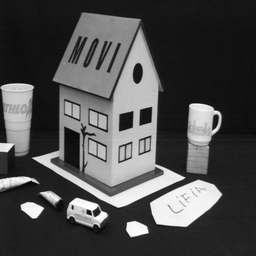
#> input picture house1.pgm, 256 x 256 px, shrunk from 512 x 512 before the run
$ jupyter execute FINALTP03.IPYNB
#> lines starting #> are read from the running program, lines starting #| are printed output that depends on the picture; long printed decimals are rounded
## 1.sobel filtre  et la mise en corresepandace avec cross-correlation-normalized

1. **Application de Filtres de Sobel**
   - Deux filtres de Sobel sont utilisés pour calculer le gradient des images dans les directions horizontale et verticale.

2. **Calcul du Gradient**
   - La fonction `compute_gradient(image)` calcule le gradient de chaque image en appliquant les filtres de Sobel. Le gradient est calculé comme la norme Euclidienne des gradients horizontaux et verticaux.

3. **Corrélation Croisée Normalisée**
   - La fonction `normalized_cross_correlation(image1, image2)` calcule la corrélation croisée normalisée entre deux images en utilisant la corrélation croisée standard après normalisation des images par leur moyenne et écart-type.

4. **Calcul de la Disparité**
   - La fonction `compute_disparity(correlation)` calcule la disparité entre les deux images en trouvant l'indice de la corrélation maximale pour chaque ligne, puis en soustrayant cet indice de l'indice de colonne correspondant.

5. **Affichage des Résultats**
   - Les images originales avec les gradients calculés sont affichées côte à côte.
   - Le point de correspondance maximale est marqué sur chaque image.
   - Une ligne reliant les points de correspondance maximale est dessinée pour visualiser la disparité.

Contraintes de mise en correspondance :

- Épipolaire : Toutes les droites de projection doivent passer par l'épipolaire pour réduire la recherche 2D en 1D.
- Unicité : Une seule image est primitive.
- Ordre : L'ordre doit être respecté pour les orientations.
- Disparité : p(g) ——> p(d) ≡ Correspond au raffinement
            (u(g), v(g))    (u(d), v(d))
             Σ (u(g) - u(d)) + (v(d) - v(g))

Chargement et prétraitement de la paire d’images :

[cell 1]
import numpy as np
from scipy.signal import correlate2d
from matplotlib.patches import ConnectionPatch
import matplotlib.pyplot as plt

# Define Sobel filters
sobel_x = np.array([[-1, 0, 1], [-2, 0, 2], [-1, 0, 1]])
sobel_y = np.array([[-1, -2, -1], [0, 0, 0], [1, 2, 1]])

def apply_sobel_filter(image, kernel):
    return correlate2d(image, kernel, mode='same')

def compute_gradient(image):
    gradient_x = apply_sobel_filter(image, sobel_x)
    gradient_y = apply_sobel_filter(image, sobel_y)
    magnitude = np.sqrt(gradient_x**2 + gradient_y**2)
    return magnitude

def normalized_cross_correlation(image1, image2):
    assert image1.shape == image2.shape, "Images must be the same size"
    mean1 = np.mean(image1)
    mean2 = np.mean(image2)
    std1 = np.std(image1)
    std2 = np.std(image2)
    normalized_image1 = (image1 - mean1) / std1
    normalized_image2 = (image2 - mean2) / std2
    return correlate2d(normalized_image1, normalized_image2, mode='same')

def compute_disparity(correlation):
    # Find the index of the maximum correlation for each row
    max_indices = np.argmax(correlation, axis=1)

    # Create a 2D grid of column indices
    cols = np.arange(correlation.shape[1])

    # Subtract the column index of the maximum correlation from each column index
    disparity = cols - max_indices[:, np.newaxis]

    return disparity

# Load your images
image1 = plt.imread('house1.pgm')
#> image1 is the input picture: shape (256, 256); min 3, max 255, mean 76.7
image2 = plt.imread('house2.pgm')
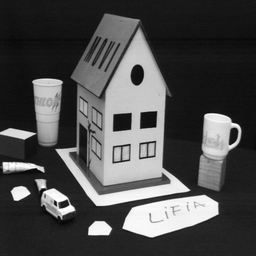
#> input picture house2.pgm, 256 x 256 px, shrunk from 512 x 512 before the run
#> image2 is the input picture: shape (256, 256); min 4, max 255, mean 76.1

# Apply Sobel filter to the images
image1_sobel = compute_gradient(image1)
image2_sobel = compute_gradient(image2)
#> in apply_sobel_filter (call 4), `return correlate2d(image, kernel, mode='same')`:
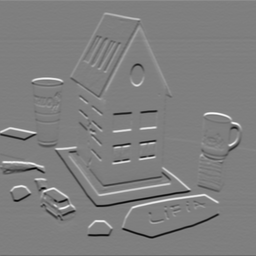
#> returned value: shape (256, 256) int64; min -963, max 967, mean 0.2; drawn with min black and max white
#> in compute_gradient (call 2), `magnitude = np.sqrt(gradient_x**2 + gradient_y**2)`:
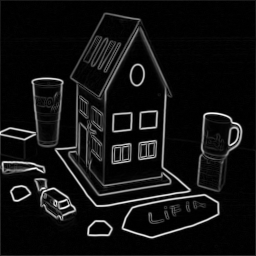
#> magnitude: shape (256, 256) float64; min 0, max 973, mean 68.5; drawn with min black and max white

# Compute normalized cross-correlation
correlation = normalized_cross_correlation(image1_sobel, image2_sobel)
#> in normalized_cross_correlation, `mean1 = np.mean(image1)`: mean1 = 71.87
#> in normalized_cross_correlation, `mean2 = np.mean(image2)`: mean2 = 68.51
#> in normalized_cross_correlation, `std1 = np.std(image1)`: std1 = 152.8
#> in normalized_cross_correlation, `std2 = np.std(image2)`: std2 = 151.1
#> in normalized_cross_correlation, `return correlate2d(normalized_image1, normalized_image2, mode='same')`:
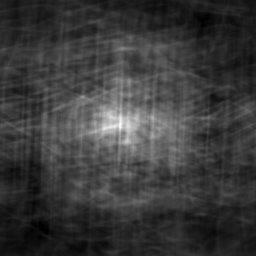
#> returned value: shape (256, 256) float64; min -2919.5, max 11477.4, mean 402.1; drawn with min black and max white

# Compute similarity score
similarity_score = np.sum(correlation)
#> similarity_score = 26350710.9

# Compute maximum possible score
max_score = image1_sobel.size * np.max(correlation)
#> max_score = 752181279.4

# Compute similarity percentage
similarity_percentage = (similarity_score / max_score) * 100
#> similarity_percentage = 3.5

print(f"Similarity percentage: {similarity_percentage}%")
#| Similarity percentage: 3.503%

# Compute disparity
disparity = compute_disparity(correlation)
#> in compute_disparity, `max_indices = np.argmax(correlation, axis=1)`: max_indices = 256 values, max 196 at index 1, min 63 at index 0, mean 125
#> in compute_disparity, `disparity = cols - max_indices[:, np.newaxis]`:
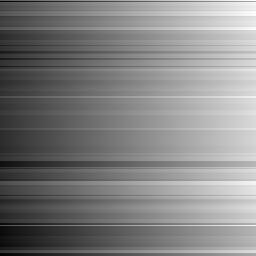
#> disparity: shape (256, 256) int64; min -196, max 192, mean 2.5; drawn with min black and max white
print(f"Disparity: {disparity}")
#> (printed output is left out)

# Find the point of maximum correspondence
y, x = np.unravel_index(np.argmax(correlation), correlation.shape)
#> y = 124; x = 120

# Plot the images side by side
fig, ax = plt.subplots(1, 2, figsize=(10, 5))

# Display the images
ax[0].imshow(image1_sobel, cmap='gray')
ax[1].imshow(image2_sobel, cmap='gray')

# Mark the point of maximum correspondence
ax[0].plot(x, y, 'ro')
ax[1].plot(x, y, 'ro')

# Draw a line between the corresponding points
con = ConnectionPatch(xyA=(x, y), xyB=(x, y), coordsA="data", coordsB="data", axesA=ax[1], axesB=ax[0], color="red")
ax[1].add_artist(con)

plt.show()
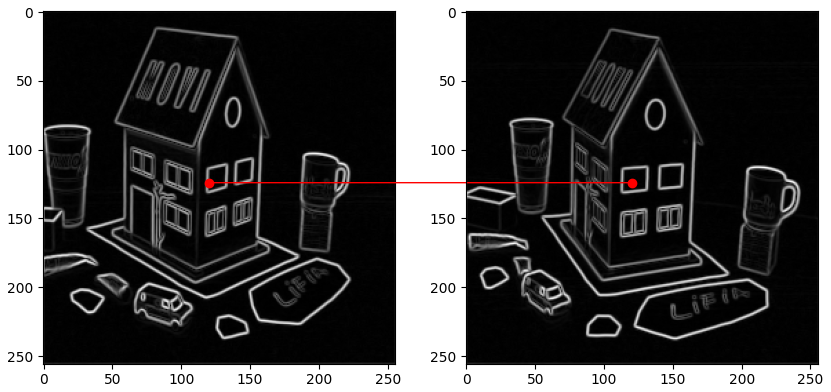
#> figure drawn by matplotlib, 2 panels

### 2. carte de disparite
1. **Calcul de la Carte de Disparité**
   - Une double boucle parcourt les pixels de l'image 1 (gauche) après avoir exclu une marge de la taille de la fenêtre pour laquelle la recherche de correspondance n'est pas effectuée.
   - Pour chaque pixel, une recherche de correspondance est effectuée dans une fenêtre autour du pixel correspondant de l'image 2 (droite) en utilisant une fenêtre glissante.
   - La corrélation entre la fenêtre de l'image gauche et les différentes fenêtres de l'image droite est calculée à l'aide de la fonction `np.corrcoef`.
   - La disparité (différence d'indice de colonne) correspondant à la meilleure corrélation est enregistrée dans la carte de disparité.

2. **Affichage de la Carte de Disparité**
   - La carte de disparité résultante est affichée en utilisant `plt.imshow`. Les valeurs de disparité sont représentées par des couleurs avec une barre de couleur associée pour la référence.

[cell 2]
import numpy as np
from scipy.signal import correlate2d
from matplotlib.patches import ConnectionPatch
import matplotlib.pyplot as plt

# Define Sobel filters
sobel_x = np.array([[-1, 0, 1], [-2, 0, 2], [-1, 0, 1]])
sobel_y = np.array([[-1, -2, -1], [0, 0, 0], [1, 2, 1]])

def apply_sobel_filter(image, kernel):
    return correlate2d(image, kernel, mode='same')

def compute_gradient(image):
    gradient_x = apply_sobel_filter(image, sobel_x)
    gradient_y = apply_sobel_filter(image, sobel_y)
    magnitude = np.sqrt(gradient_x**2 + gradient_y**2)
    return magnitude

# Load your images
image1 = plt.imread('house1.pgm')
image2 = plt.imread('house2.pgm')

# Apply Sobel filter to the images
image1_sobel = compute_gradient(image1)
image2_sobel = compute_gradient(image2)

# Compute normalized cross-correlation and disparity
window_size = 5
disparity_map = np.zeros_like(image1_sobel)
for y in range(window_size, image1_sobel.shape[0] - window_size):
    for x in range(window_size, image1_sobel.shape[1] - window_size):
        best_offset = 0
        prev_corr = 0
        for offset in range(-window_size, window_size):
            left_window = image1_sobel[y - window_size:y + window_size, x - window_size:x + window_size]
            right_window = image2_sobel[y - window_size:y + window_size, (x + offset) - window_size:(x + offset) + window_size]
            if right_window.shape[1] != window_size*2:
                continue
            corr = np.corrcoef(left_window.reshape(-1), right_window.reshape(-1))[0, 1]
            if corr > prev_corr:
                prev_corr = corr
                best_offset = offset
        disparity_map[y, x] = best_offset
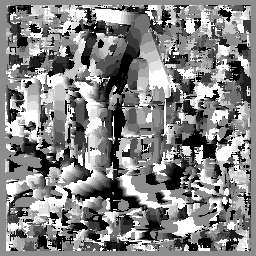
#> disparity_map: shape (256, 256) float64; min -5, max 4, mean -0.356; drawn with min black and max white

# Display the disparity map
plt.figure(figsize=(10, 5))
plt.imshow(disparity_map, cmap='jet')
plt.colorbar(label='Disparity')
plt.title('Disparity Map')
plt.show()
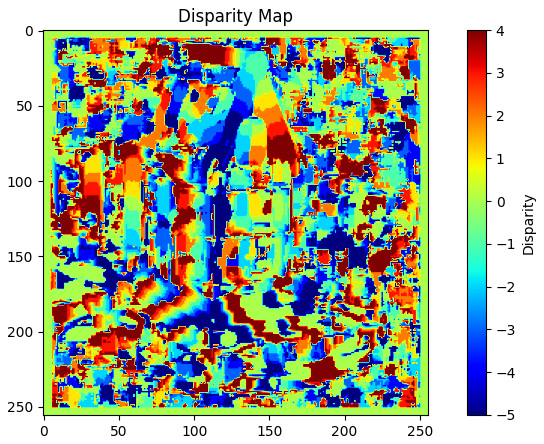
#> figure drawn by matplotlib, 2 panels

### 3.reconstruction 3D

**Définition des Paramètres de la Caméra Stéréo**
   - Les paramètres de la caméra stéréo, tels que la longueur focale et la base, sont définis.

1. **Calcul de la Carte de Profondeur**
   - La carte de profondeur est calculée à partir de la carte de disparité en utilisant la relation géométrique entre la profondeur, la longueur focale et la base stéréo.

2. **Création du Nuage de Points 3D**
   - À partir de la carte de profondeur, un nuage de points 3D est créé en assignant des coordonnées 3D à chaque pixel en fonction de sa position et de sa profondeur dans l'image.

3. **Affichage du Modèle 3D**
   - Le nuage de points 3D est affiché en utilisant une visualisation 3D avec la bibliothèque Matplotlib.

[cell 3]
import cv2
import numpy as np
from mpl_toolkits.mplot3d import Axes3D
import matplotlib.pyplot as plt

# Load your stereo images
image1 = cv2.imread('house1.pgm', cv2.IMREAD_GRAYSCALE)
image2 = cv2.imread('house2.pgm', cv2.IMREAD_GRAYSCALE)

# Compute disparity map
stereo = cv2.StereoBM_create(numDisparities=16, blockSize=15)
disparity = stereo.compute(image1, image2)

# Define stereo camera parameters
focal_length = 0.8  # example value, you should use your own value
baseline = 1.0  # example value, you should use your own value

# Calculate depth map from disparity map
depth_map = focal_length * baseline / (disparity + 1e-10)  # add a small constant to avoid division by zero
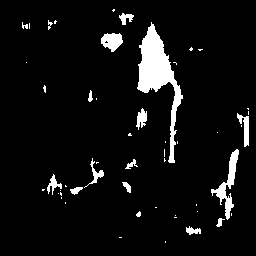
#> depth_map: shape (256, 256) float64; min -0.05, max 8e+09, mean 496704101.5; drawn with min black and max white

# Create a 3D point cloud
height, width = depth_map.shape
#> height = 256; width = 256
x = np.linspace(0, width, width)
#> x = 256 values from 0 to 256
y = np.linspace(0, height, height)
#> y = 256 values from 0 to 256
x, y = np.meshgrid(x, y)
z = depth_map
points_3d = np.column_stack((x.flatten(), y.flatten(), z.flatten()))

# Display the 3D model
fig = plt.figure()
ax = fig.add_subplot(111, projection='3d')
ax.scatter(points_3d[:, 0], points_3d[:, 1], points_3d[:, 2])
plt.show()
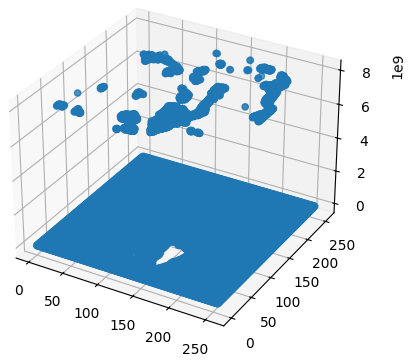
#> figure drawn by matplotlib, 1 panel
